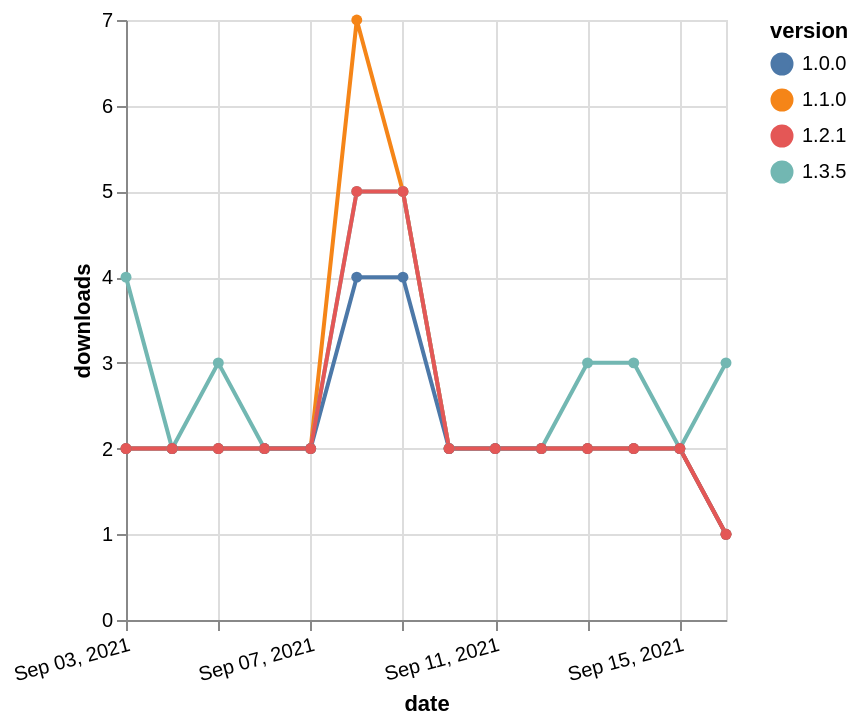

Express this chart as Vega-Lite.
### Vega-Lite specification from a JSON file in a GitHub repository (floating-point values rounded to 4 significant figures)
{"$schema": "https://vega.github.io/schema/vega-lite/v5.json", "description": "A simple bar chart with embedded data.", "data": {"values": [{"date": "2021-09-03", "total": 4133, "delta": 2, "version": "1.1.0"}, {"date": "2021-09-04", "total": 4135, "delta": 2, "version": "1.1.0"}, {"date": "2021-09-05", "total": 4137, "delta": 2, "version": "1.1.0"}, {"date": "2021-09-06", "total": 4139, "delta": 2, "version": "1.1.0"}, {"date": "2021-09-07", "total": 4141, "delta": 2, "version": "1.1.0"}, {"date": "2021-09-08", "total": 4148, "delta": 7, "version": "1.1.0"}, {"date": "2021-09-09", "total": 4153, "delta": 5, "version": "1.1.0"}, {"date": "2021-09-10", "total": 4155, "delta": 2, "version": "1.1.0"}, {"date": "2021-09-11", "total": 4157, "delta": 2, "version": "1.1.0"}, {"date": "2021-09-12", "total": 4159, "delta": 2, "version": "1.1.0"}, {"date": "2021-09-13", "total": 4161, "delta": 2, "version": "1.1.0"}, {"date": "2021-09-14", "total": 4163, "delta": 2, "version": "1.1.0"}, {"date": "2021-09-15", "total": 4165, "delta": 2, "version": "1.1.0"}, {"date": "2021-09-16", "total": 4166, "delta": 1, "version": "1.1.0"}, {"date": "2021-09-03", "total": 2648, "delta": 4, "version": "1.3.5"}, {"date": "2021-09-04", "total": 2650, "delta": 2, "version": "1.3.5"}, {"date": "2021-09-05", "total": 2653, "delta": 3, "version": "1.3.5"}, {"date": "2021-09-06", "total": 2655, "delta": 2, "version": "1.3.5"}, {"date": "2021-09-07", "total": 2657, "delta": 2, "version": "1.3.5"}, {"date": "2021-09-08", "total": 2662, "delta": 5, "version": "1.3.5"}, {"date": "2021-09-09", "total": 2667, "delta": 5, "version": "1.3.5"}, {"date": "2021-09-10", "total": 2669, "delta": 2, "version": "1.3.5"}, {"date": "2021-09-11", "total": 2671, "delta": 2, "version": "1.3.5"}, {"date": "2021-09-12", "total": 2673, "delta": 2, "version": "1.3.5"}, {"date": "2021-09-13", "total": 2676, "delta": 3, "version": "1.3.5"}, {"date": "2021-09-14", "total": 2679, "delta": 3, "version": "1.3.5"}, {"date": "2021-09-15", "total": 2681, "delta": 2, "version": "1.3.5"}, {"date": "2021-09-16", "total": 2684, "delta": 3, "version": "1.3.5"}, {"date": "2021-09-03", "total": 2926, "delta": 2, "version": "1.0.0"}, {"date": "2021-09-04", "total": 2928, "delta": 2, "version": "1.0.0"}, {"date": "2021-09-05", "total": 2930, "delta": 2, "version": "1.0.0"}, {"date": "2021-09-06", "total": 2932, "delta": 2, "version": "1.0.0"}, {"date": "2021-09-07", "total": 2934, "delta": 2, "version": "1.0.0"}, {"date": "2021-09-08", "total": 2938, "delta": 4, "version": "1.0.0"}, {"date": "2021-09-09", "total": 2942, "delta": 4, "version": "1.0.0"}, {"date": "2021-09-10", "total": 2944, "delta": 2, "version": "1.0.0"}, {"date": "2021-09-11", "total": 2946, "delta": 2, "version": "1.0.0"}, {"date": "2021-09-12", "total": 2948, "delta": 2, "version": "1.0.0"}, {"date": "2021-09-13", "total": 2950, "delta": 2, "version": "1.0.0"}, {"date": "2021-09-14", "total": 2952, "delta": 2, "version": "1.0.0"}, {"date": "2021-09-15", "total": 2954, "delta": 2, "version": "1.0.0"}, {"date": "2021-09-16", "total": 2955, "delta": 1, "version": "1.0.0"}, {"date": "2021-09-03", "total": 3346, "delta": 2, "version": "1.2.1"}, {"date": "2021-09-04", "total": 3348, "delta": 2, "version": "1.2.1"}, {"date": "2021-09-05", "total": 3350, "delta": 2, "version": "1.2.1"}, {"date": "2021-09-06", "total": 3352, "delta": 2, "version": "1.2.1"}, {"date": "2021-09-07", "total": 3354, "delta": 2, "version": "1.2.1"}, {"date": "2021-09-08", "total": 3359, "delta": 5, "version": "1.2.1"}, {"date": "2021-09-09", "total": 3364, "delta": 5, "version": "1.2.1"}, {"date": "2021-09-10", "total": 3366, "delta": 2, "version": "1.2.1"}, {"date": "2021-09-11", "total": 3368, "delta": 2, "version": "1.2.1"}, {"date": "2021-09-12", "total": 3370, "delta": 2, "version": "1.2.1"}, {"date": "2021-09-13", "total": 3372, "delta": 2, "version": "1.2.1"}, {"date": "2021-09-14", "total": 3374, "delta": 2, "version": "1.2.1"}, {"date": "2021-09-15", "total": 3376, "delta": 2, "version": "1.2.1"}, {"date": "2021-09-16", "total": 3377, "delta": 1, "version": "1.2.1"}]}, "width": "container", "mark": {"type": "line", "point": {"filled": true}}, "encoding": {"x": {"field": "date", "type": "temporal", "timeUnit": "yearmonthdate", "title": "date", "axis": {"labelAngle": -15}}, "y": {"field": "delta", "type": "quantitative", "title": "downloads"}, "color": {"field": "version", "type": "nominal"}, "tooltip": {"field": "delta"}}}
